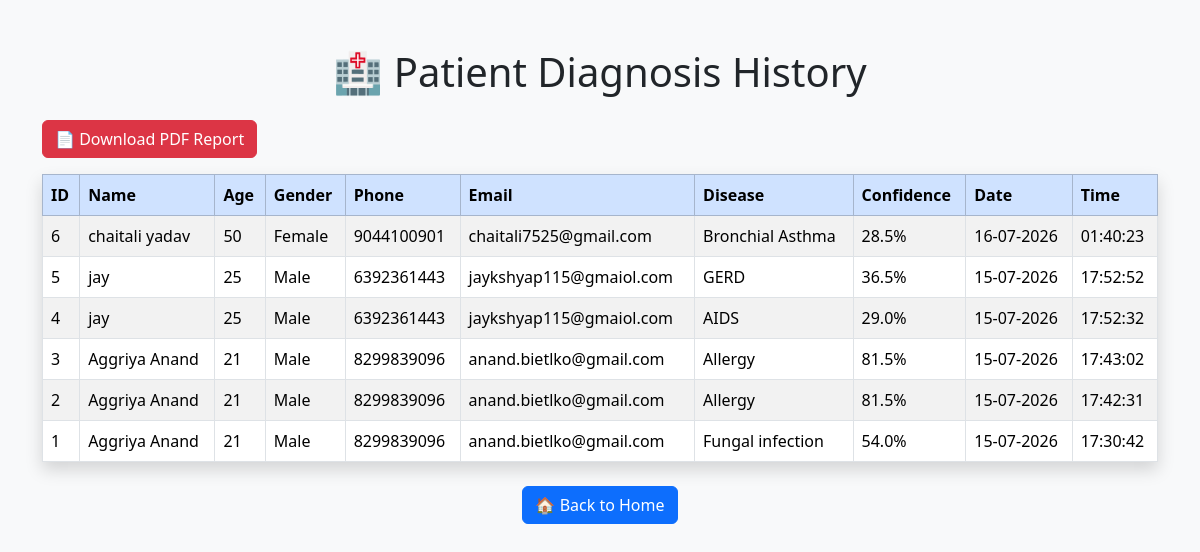
Before: /history with the older database file.
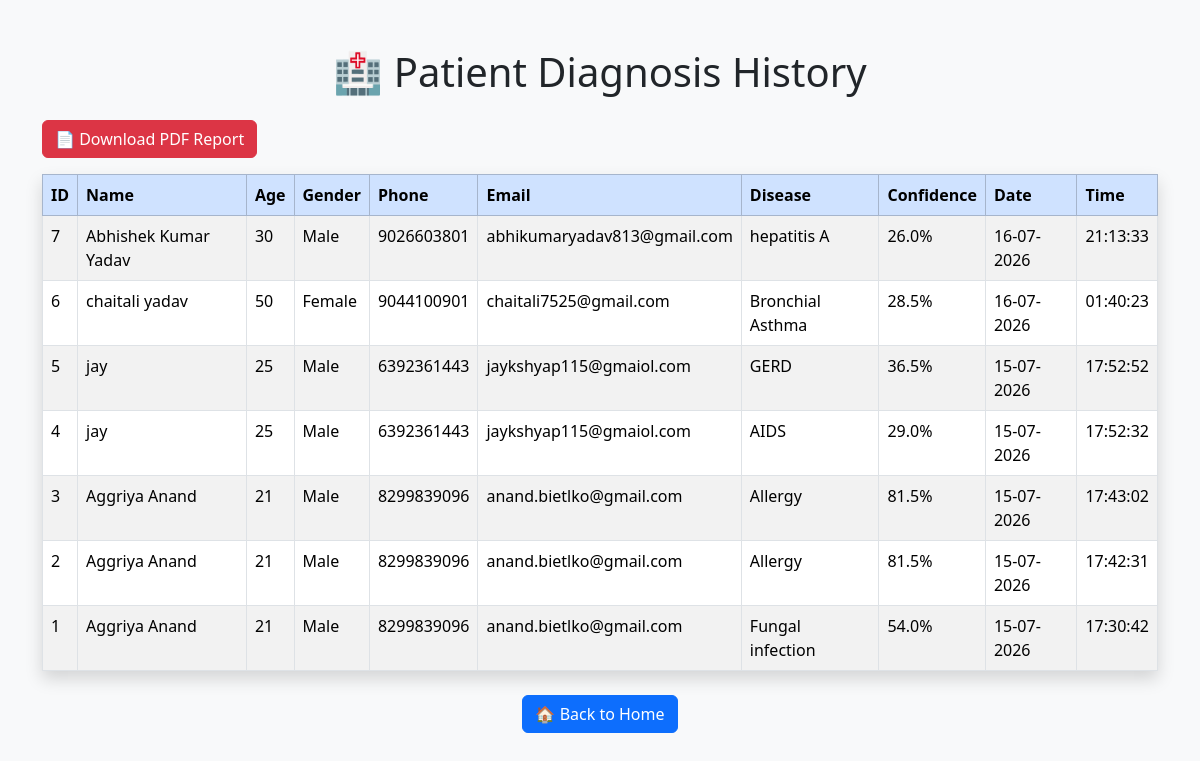
After: the same page with the newer database file.
### tables this page shows
CREATE TABLE patients(
    id INTEGER PRIMARY KEY AUTOINCREMENT,
    name TEXT,
    age INTEGER,
    gender TEXT,
    phone TEXT,
    email TEXT,
    symptoms TEXT, 
    disease TEXT,
    confidence REAL,
    date TEXT,
    time TEXT
, report_id TEXT);

### app.py (the view)
@app.route("/history")
def history():
    conn = get_db_connection()
    records = conn.execute("SELECT * FROM patients ORDER BY id DESC").fetchall()
    conn.close()
    return render_template("history.html", records=records)

### app.py (called while the page is built)
def get_db_connection():
    conn = sqlite3.connect(DB_PATH)
    conn.row_factory = sqlite3.Row
    return conn

### templates/history.html (shortened to what this page needs)
<!DOCTYPE html>
<html lang="en">
<head>
    <link href="https://cdn.jsdelivr.net/npm/bootstrap@5.3.3/dist/css/bootstrap.min.css" rel="stylesheet">
</head>
<body class="bg-light">
<div class="container mt-5">
    <h1 class="text-center mb-4">
        🏥 Patient Diagnosis History
    </h1>
    <a href="/download_pdf" class="btn btn-danger mb-3">
    📄 Download PDF Report
    </a>
    <table class="table table-bordered table-hover table-striped shadow">
        <thead class="table-primary">
            <tr>
                <th>ID</th>
                <th>Name</th>
                <th>Age</th>
                <th>Gender</th>
                <th>Phone</th>
                <th>Email</th>
                <th>Disease</th>
                <th>Confidence</th>
                <th>Date</th>
                <th>Time</th>
            </tr>
        </thead>
        <tbody>
        {% if records %}
            {% for row in records %}
            <tr>
                <td>{{ row["id"] }}</td>
                <td>{{ row["name"] }}</td>
                <td>{{ row["age"] }}</td>
                <td>{{ row["gender"] }}</td>
                <td>{{ row["phone"] }}</td>
                <td>{{ row["email"] }}</td>
                <td>{{ row["disease"] }}</td>
                <td>{{ row["confidence"] }}%</td>
                <td>{{ row["date"] }}</td>
                <td>{{ row["time"] }}</td>
            </tr>
            {% endfor %}
        {% else %}
            <tr>
                <td colspan="10" class="text-center text-muted">
                    No patient records found.
                </td>
            </tr>
        {% endif %}
        </tbody>
    </table>
    <div class="text-center mt-4">
        <a href="/" class="btn btn-primary">
            🏠 Back to Home
        </a>
    </div>
</div>
</body>
</html>

Changed rows visible on the page:
added patients: id "7", name "Abhishek Kumar Yadav", age "30", gender "Male", phone "9026603801", email "abhikumaryadav813@gmail.com", disease "hepatitis A", confidence "26.0", date "16-07-2026", time "21:13:33"
